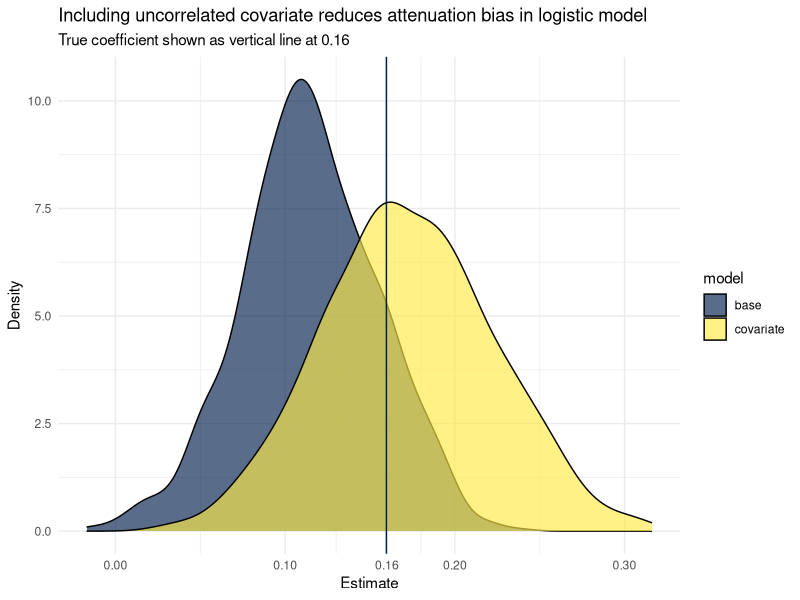
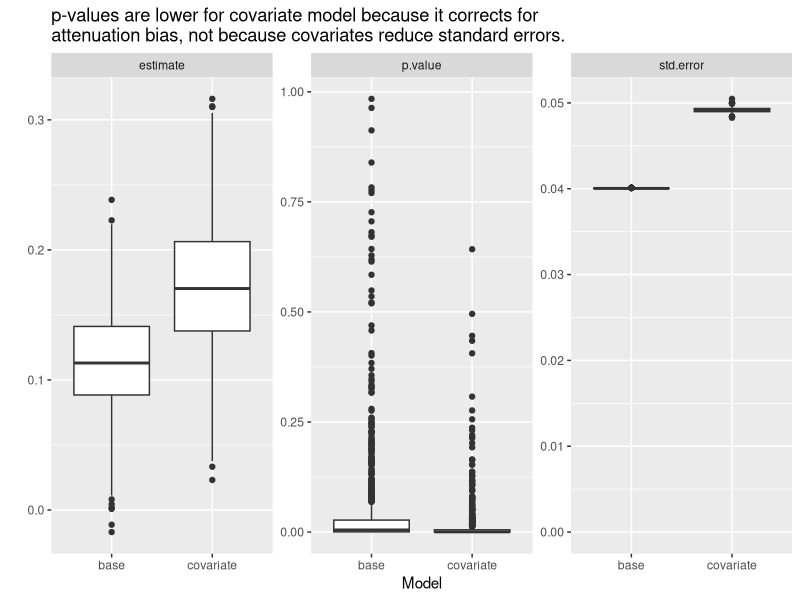

Generate these figures, in order, with R:
## ---- chunk 1
knitr::opts_chunk$set(collapse = TRUE, 
                      warning = FALSE, 
                      message = FALSE,
                      fig.height = 4, fig.width = 8)
## ---- chunk 2
library(tidyverse)
library(broom)
library(viridis)

# A function that creates a tibble of fake data, 
# depending on the parameters you put in
create_data <- function(N, beta, p = 0.5, sigma_x = 1, sigma_e = 1) {
  # N: number of observations
  # beta: effect of treatment
  # p: probability of treatment
  # sigma_x, sigma_e: variances of covariates and errors 
  #                   (both independent of the treatment vector)
    
  tibble(treatment = rbinom(N, 1, p),
         covariate = rnorm(N, 0, sigma_x),
         error = rnorm(N, 0, sigma_e),
         # although the errors in logit are logistic, not normal
         # so I should be using rlogis instead of rnorm ^^^^
         outcome = as.integer(beta * treatment + covariate + error > 0))
}

# Create a dataset of parameters,
dfs <- tibble(N = rep(10000, 1000), 
              beta = rep(0.1, 1000)) %>% 
  mutate(true_coefficient = log(pnorm(beta * 1) / (1 - pnorm(beta * 1)))) 

# Then call create_data on each set of parameters to create 1000 independent 
# copies of a dataset (in list-col form)
dfs <- dfs %>% 
  rowwise() %>% 
  mutate(data = list(create_data(N = N, beta = beta))) %>% 
  ungroup()
dfs
## ---- chunk 3
# A function to estimate the two models, save the estimates and return them in a tibble
# to go in another list-col in our original tibble
get_estimates <- function(data) {
  # estimate base model, treatment only, no covariates
  base <- glm(outcome ~ treatment, family = binomial(link = "logit"), data = data)
  # estimate covariate model, including treatment and covariate
  covariate <- glm(outcome ~ treatment + covariate, family = binomial(link = "logit"), data = data)
  # put them together and broom::tidy and bind_rows() the results
  list(base = base, 
       covariate = covariate) %>% 
    map(tidy) %>% 
    bind_rows(.id = "model") %>%
    filter(term == "treatment")
}
## ---- chunk 4
dfs_estimates <- dfs %>% 
  rownames_to_column("id") %>% 
  mutate(estimates = map(data, get_estimates)) %>% 
  unnest(estimates)
dfs_estimates
## ---- chunk 5
dfs_estimates %>% 
  ggplot(aes(x = estimate, fill = model)) +
  geom_density(alpha = 0.65) + 
  geom_vline(xintercept = unique(dfs$true_coefficient), 
             colour = viridis_pal(option = "E")(1)) +
  scale_fill_viridis(option = "E", discrete = TRUE) +
  scale_x_continuous(breaks = c(0, 0.1, 0.16, 0.2, 0.3)) +
  theme_minimal() +
  labs(x = "Estimate", y = "Density", 
       title = "Including uncorrelated covariate reduces attenuation bias in logistic model",
       subtitle = "True coefficient shown as vertical line at 0.16") 
## ---- chunk 6
dfs_estimates %>%
  select(id, model, estimate, std.error, p.value) %>% 
  gather(key = type, value = value, -(id:model)) %>% 
  ggplot(aes(x = model, y = value, group = model)) + 
  geom_boxplot() +
  expand_limits(y = 0) + 
  facet_wrap(~ type, scales = "free") + 
  labs(x = "Model", y = "", 
       title = "p-values are lower for covariate model because it corrects for\nattenuation bias, not because covariates reduce standard errors.")
